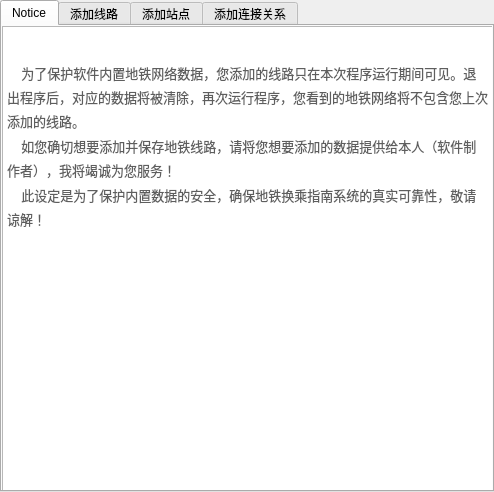
<?xml version="1.0" encoding="UTF-8"?>
<ui version="4.0">
 <class>TabWidget</class>
 <widget class="QTabWidget" name="TabWidget">
  <property name="geometry">
   <rect>
    <x>0</x>
    <y>0</y>
    <width>494</width>
    <height>492</height>
   </rect>
  </property>
  <property name="sizePolicy">
   <sizepolicy hsizetype="Fixed" vsizetype="Fixed">
    <horstretch>0</horstretch>
    <verstretch>0</verstretch>
   </sizepolicy>
  </property>
  <property name="maximumSize">
   <size>
    <width>16777215</width>
    <height>492</height>
   </size>
  </property>
  <property name="windowTitle">
   <string>TabWidget</string>
  </property>
  <property name="autoFillBackground">
   <bool>true</bool>
  </property>
  <property name="currentIndex">
   <number>0</number>
  </property>
  <widget class="QWidget" name="noticeTab">
   <property name="sizePolicy">
    <sizepolicy hsizetype="Fixed" vsizetype="Fixed">
     <horstretch>0</horstretch>
     <verstretch>0</verstretch>
    </sizepolicy>
   </property>
   <attribute name="title">
    <string>Notice</string>
   </attribute>
   <widget class="QTextBrowser" name="textBrowser">
    <property name="geometry">
     <rect>
      <x>0</x>
      <y>0</y>
      <width>491</width>
      <height>471</height>
     </rect>
    </property>
    <property name="sizePolicy">
     <sizepolicy hsizetype="Preferred" vsizetype="Preferred">
      <horstretch>0</horstretch>
      <verstretch>0</verstretch>
     </sizepolicy>
    </property>
    <property name="sizeIncrement">
     <size>
      <width>700</width>
      <height>400</height>
     </size>
    </property>
    <property name="html">
     <string>&lt;!DOCTYPE HTML PUBLIC &quot;-//W3C//DTD HTML 4.0//EN&quot; &quot;http://www.w3.org/TR/REC-html40/strict.dtd&quot;&gt;
&lt;html&gt;&lt;head&gt;&lt;meta name=&quot;qrichtext&quot; content=&quot;1&quot; /&gt;&lt;style type=&quot;text/css&quot;&gt;
p, li { white-space: pre-wrap; }
&lt;/style&gt;&lt;/head&gt;&lt;body style=&quot; font-family:'SimSun'; font-size:9pt; font-weight:400; font-style:normal;&quot;&gt;
&lt;p style=&quot; margin-top:0px; margin-bottom:0px; margin-left:0px; margin-right:0px; -qt-block-indent:0; text-indent:0px;&quot;&gt;&lt;span style=&quot; font-size:16pt; color:#5e5e5e; vertical-align:sub;&quot;&gt;    &lt;/span&gt;&lt;/p&gt;
&lt;p style=&quot; margin-top:0px; margin-bottom:0px; margin-left:0px; margin-right:0px; -qt-block-indent:0; text-indent:0px;&quot;&gt;&lt;span style=&quot; font-size:16pt; color:#5e5e5e; vertical-align:sub;&quot;&gt;    为了保护软件内置地铁网络数据，您添加的线路只在本次程序运行期间可见。退出程序后，对应的数据将被清除，再次运行程序，您看到的地铁网络将不包含您上次添加的线路。&lt;/span&gt;&lt;/p&gt;
&lt;p style=&quot; margin-top:0px; margin-bottom:0px; margin-left:0px; margin-right:0px; -qt-block-indent:0; text-indent:0px;&quot;&gt;&lt;span style=&quot; font-size:16pt; color:#5e5e5e; vertical-align:sub;&quot;&gt;    如您确切想要添加并保存地铁线路，请将您想要添加的数据提供给本人（软件制作者），我将竭诚为您服务！&lt;/span&gt;&lt;/p&gt;
&lt;p style=&quot; margin-top:0px; margin-bottom:0px; margin-left:0px; margin-right:0px; -qt-block-indent:0; text-indent:0px;&quot;&gt;&lt;span style=&quot; font-size:16pt; color:#5e5e5e; vertical-align:sub;&quot;&gt;    此设定是为了保护内置数据的安全，确保地铁换乘指南系统的真实可靠性，敬请谅解！&lt;/span&gt;&lt;/p&gt;&lt;/body&gt;&lt;/html&gt;</string>
    </property>
   </widget>
  </widget>
  <widget class="QWidget" name="addLineTab">
   <attribute name="title">
    <string>添加线路</string>
   </attribute>
   <layout class="QHBoxLayout" name="horizontalLayout_5">
    <item>
     <layout class="QVBoxLayout" name="verticalLayout">
      <item>
       <spacer name="verticalSpacer">
        <property name="orientation">
         <enum>Qt::Vertical</enum>
        </property>
        <property name="sizeHint" stdset="0">
         <size>
          <width>20</width>
          <height>40</height>
         </size>
        </property>
       </spacer>
      </item>
      <item>
       <widget class="QGroupBox" name="groupBox_2">
        <property name="title">
         <string>线路名</string>
        </property>
        <layout class="QHBoxLayout" name="horizontalLayout_4">
         <item>
          <spacer name="horizontalSpacer_3">
           <property name="orientation">
            <enum>Qt::Horizontal</enum>
           </property>
           <property name="sizeHint" stdset="0">
            <size>
             <width>39</width>
             <height>20</height>
            </size>
           </property>
          </spacer>
         </item>
         <item>
          <widget class="QLineEdit" name="lineName"/>
         </item>
         <item>
          <spacer name="horizontalSpacer_4">
           <property name="orientation">
            <enum>Qt::Horizontal</enum>
           </property>
           <property name="sizeHint" stdset="0">
            <size>
             <width>39</width>
             <height>20</height>
            </size>
           </property>
          </spacer>
         </item>
        </layout>
       </widget>
      </item>
      <item>
       <spacer name="verticalSpacer_2">
        <property name="orientation">
         <enum>Qt::Vertical</enum>
        </property>
        <property name="sizeHint" stdset="0">
         <size>
          <width>20</width>
          <height>40</height>
         </size>
        </property>
       </spacer>
      </item>
      <item>
       <widget class="QGroupBox" name="groupBox">
        <property name="title">
         <string>颜色选择</string>
        </property>
        <layout class="QHBoxLayout" name="horizontalLayout">
         <item>
          <spacer name="horizontalSpacer_2">
           <property name="orientation">
            <enum>Qt::Horizontal</enum>
           </property>
           <property name="sizeHint" stdset="0">
            <size>
             <width>40</width>
             <height>20</height>
            </size>
           </property>
          </spacer>
         </item>
         <item>
          <widget class="QPushButton" name="colorDlg">
           <property name="text">
            <string>choose</string>
           </property>
          </widget>
         </item>
         <item>
          <widget class="QLabel" name="color">
           <property name="minimumSize">
            <size>
             <width>30</width>
             <height>0</height>
            </size>
           </property>
           <property name="autoFillBackground">
            <bool>true</bool>
           </property>
           <property name="text">
            <string/>
           </property>
           <property name="alignment">
            <set>Qt::AlignCenter</set>
           </property>
          </widget>
         </item>
         <item>
          <spacer name="horizontalSpacer">
           <property name="orientation">
            <enum>Qt::Horizontal</enum>
           </property>
           <property name="sizeHint" stdset="0">
            <size>
             <width>40</width>
             <height>20</height>
            </size>
           </property>
          </spacer>
         </item>
        </layout>
       </widget>
      </item>
      <item>
       <spacer name="verticalSpacer_3">
        <property name="orientation">
         <enum>Qt::Vertical</enum>
        </property>
        <property name="sizeHint" stdset="0">
         <size>
          <width>20</width>
          <height>40</height>
         </size>
        </property>
       </spacer>
      </item>
      <item>
       <spacer name="verticalSpacer_4">
        <property name="orientation">
         <enum>Qt::Vertical</enum>
        </property>
        <property name="sizeHint" stdset="0">
         <size>
          <width>20</width>
          <height>40</height>
         </size>
        </property>
       </spacer>
      </item>
     </layout>
    </item>
    <item>
     <widget class="QGroupBox" name="groupBox_3">
      <property name="minimumSize">
       <size>
        <width>200</width>
        <height>0</height>
       </size>
      </property>
      <property name="title">
       <string>添加信息</string>
      </property>
      <layout class="QVBoxLayout" name="verticalLayout_2">
       <item>
        <widget class="QLabel" name="lineMessage">
         <property name="minimumSize">
          <size>
           <width>0</width>
           <height>200</height>
          </size>
         </property>
         <property name="autoFillBackground">
          <bool>true</bool>
         </property>
         <property name="text">
          <string/>
         </property>
         <property name="alignment">
          <set>Qt::AlignCenter</set>
         </property>
         <property name="openExternalLinks">
          <bool>false</bool>
         </property>
        </widget>
       </item>
       <item>
        <widget class="QPushButton" name="addLineBtn">
         <property name="text">
          <string> 确定</string>
         </property>
        </widget>
       </item>
      </layout>
     </widget>
    </item>
   </layout>
  </widget>
  <widget class="QWidget" name="addStationTab">
   <attribute name="title">
    <string>添加站点</string>
   </attribute>
   <layout class="QHBoxLayout" name="horizontalLayout_2">
    <item>
     <layout class="QVBoxLayout" name="verticalLayout_3">
      <item>
       <spacer name="verticalSpacer_8">
        <property name="orientation">
         <enum>Qt::Vertical</enum>
        </property>
        <property name="sizeHint" stdset="0">
         <size>
          <width>20</width>
          <height>40</height>
         </size>
        </property>
       </spacer>
      </item>
      <item>
       <widget class="QGroupBox" name="groupBox_4">
        <property name="title">
         <string>站点名</string>
        </property>
        <layout class="QVBoxLayout" name="verticalLayout_4">
         <item>
          <widget class="QLineEdit" name="stationNameEdit"/>
         </item>
        </layout>
       </widget>
      </item>
      <item>
       <spacer name="verticalSpacer_7">
        <property name="orientation">
         <enum>Qt::Vertical</enum>
        </property>
        <property name="sizeHint" stdset="0">
         <size>
          <width>20</width>
          <height>40</height>
         </size>
        </property>
       </spacer>
      </item>
      <item>
       <widget class="QGroupBox" name="groupBox_5">
        <property name="title">
         <string>经纬度</string>
        </property>
        <layout class="QVBoxLayout" name="verticalLayout_5">
         <item>
          <widget class="QDoubleSpinBox" name="longiEdit">
           <property name="autoFillBackground">
            <bool>false</bool>
           </property>
           <property name="decimals">
            <number>6</number>
           </property>
           <property name="minimum">
            <double>121.000000000000000</double>
           </property>
           <property name="maximum">
            <double>122.000000000000000</double>
           </property>
           <property name="singleStep">
            <double>0.100000000000000</double>
           </property>
           <property name="value">
            <double>121.000000000000000</double>
           </property>
          </widget>
         </item>
         <item>
          <widget class="QDoubleSpinBox" name="latiEdit">
           <property name="decimals">
            <number>6</number>
           </property>
           <property name="minimum">
            <double>30.600000000000001</double>
           </property>
           <property name="maximum">
            <double>31.600000000000001</double>
           </property>
           <property name="singleStep">
            <double>0.100000000000000</double>
           </property>
           <property name="value">
            <double>31.000000000000000</double>
           </property>
          </widget>
         </item>
        </layout>
       </widget>
      </item>
      <item>
       <spacer name="verticalSpacer_9">
        <property name="orientation">
         <enum>Qt::Vertical</enum>
        </property>
        <property name="sizeHint" stdset="0">
         <size>
          <width>20</width>
          <height>40</height>
         </size>
        </property>
       </spacer>
      </item>
      <item>
       <widget class="QLabel" name="label">
        <property name="minimumSize">
         <size>
          <width>0</width>
          <height>20</height>
         </size>
        </property>
        <property name="autoFillBackground">
         <bool>false</bool>
        </property>
        <property name="text">
         <string> 经度范围 [121.00，122.00]</string>
        </property>
        <property name="alignment">
         <set>Qt::AlignCenter</set>
        </property>
        <property name="openExternalLinks">
         <bool>false</bool>
        </property>
       </widget>
      </item>
      <item>
       <spacer name="verticalSpacer_5">
        <property name="orientation">
         <enum>Qt::Vertical</enum>
        </property>
        <property name="sizeHint" stdset="0">
         <size>
          <width>20</width>
          <height>40</height>
         </size>
        </property>
       </spacer>
      </item>
      <item>
       <widget class="QLabel" name="label_2">
        <property name="minimumSize">
         <size>
          <width>0</width>
          <height>20</height>
         </size>
        </property>
        <property name="autoFillBackground">
         <bool>false</bool>
        </property>
        <property name="text">
         <string>纬度范围 [30.80，31.60]</string>
        </property>
        <property name="alignment">
         <set>Qt::AlignCenter</set>
        </property>
       </widget>
      </item>
      <item>
       <spacer name="verticalSpacer_6">
        <property name="orientation">
         <enum>Qt::Vertical</enum>
        </property>
        <property name="sizeHint" stdset="0">
         <size>
          <width>20</width>
          <height>40</height>
         </size>
        </property>
       </spacer>
      </item>
     </layout>
    </item>
    <item>
     <layout class="QVBoxLayout" name="verticalLayout_6">
      <item>
       <widget class="QLabel" name="label_3">
        <property name="text">
         <string>所属线路</string>
        </property>
       </widget>
      </item>
      <item>
       <widget class="QListWidget" name="listWidget"/>
      </item>
      <item>
       <widget class="QPushButton" name="addStationBtn">
        <property name="text">
         <string> 确定</string>
        </property>
       </widget>
      </item>
     </layout>
    </item>
   </layout>
  </widget>
  <widget class="QWidget" name="tab_4">
   <attribute name="title">
    <string>添加连接关系</string>
   </attribute>
   <layout class="QHBoxLayout" name="horizontalLayout_3">
    <item>
     <layout class="QVBoxLayout" name="verticalLayout_8">
      <item>
       <spacer name="verticalSpacer_11">
        <property name="orientation">
         <enum>Qt::Vertical</enum>
        </property>
        <property name="sizeHint" stdset="0">
         <size>
          <width>20</width>
          <height>40</height>
         </size>
        </property>
       </spacer>
      </item>
      <item>
       <layout class="QGridLayout" name="gridLayout">
        <item row="0" column="0">
         <widget class="QLabel" name="label_4">
          <property name="text">
           <string> 站点1：</string>
          </property>
         </widget>
        </item>
        <item row="1" column="0">
         <widget class="QLabel" name="label_5">
          <property name="text">
           <string> 站点2：</string>
          </property>
         </widget>
        </item>
        <item row="0" column="1">
         <widget class="QComboBox" name="stationsBox1">
          <property name="minimumSize">
           <size>
            <width>150</width>
            <height>0</height>
           </size>
          </property>
         </widget>
        </item>
        <item row="1" column="1">
         <widget class="QComboBox" name="stationsBox2">
          <property name="minimumSize">
           <size>
            <width>150</width>
            <height>0</height>
           </size>
          </property>
         </widget>
        </item>
       </layout>
      </item>
      <item>
       <spacer name="verticalSpacer_10">
        <property name="orientation">
         <enum>Qt::Vertical</enum>
        </property>
        <property name="sizeHint" stdset="0">
         <size>
          <width>20</width>
          <height>40</height>
         </size>
        </property>
       </spacer>
      </item>
     </layout>
    </item>
    <item>
     <layout class="QVBoxLayout" name="verticalLayout_7">
      <item>
       <widget class="QLabel" name="label_6">
        <property name="text">
         <string>所属线路</string>
        </property>
       </widget>
      </item>
      <item>
       <widget class="QListWidget" name="listWidget_2"/>
      </item>
      <item>
       <widget class="QPushButton" name="addEdgeBtn">
        <property name="text">
         <string> 确定</string>
        </property>
       </widget>
      </item>
     </layout>
    </item>
   </layout>
  </widget>
 </widget>
 <resources/>
 <connections/>
</ui>
